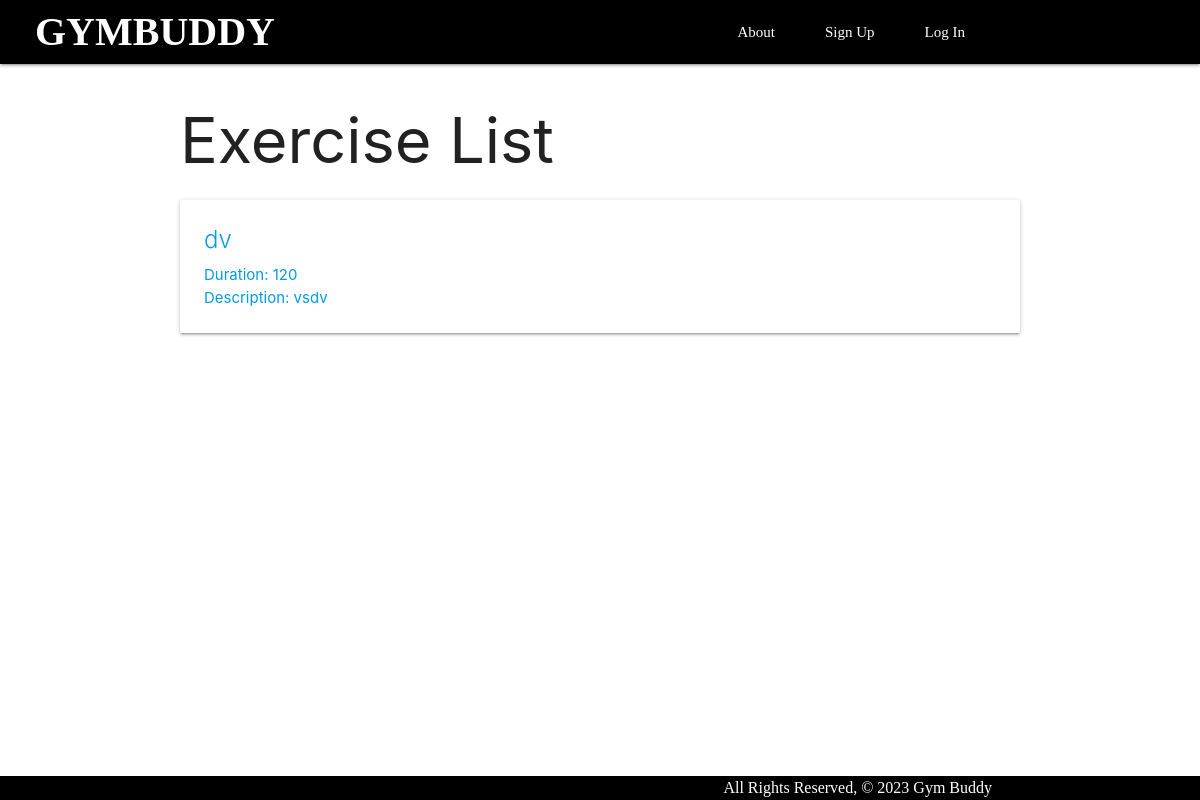
Page /exercises/ on the earlier database version.
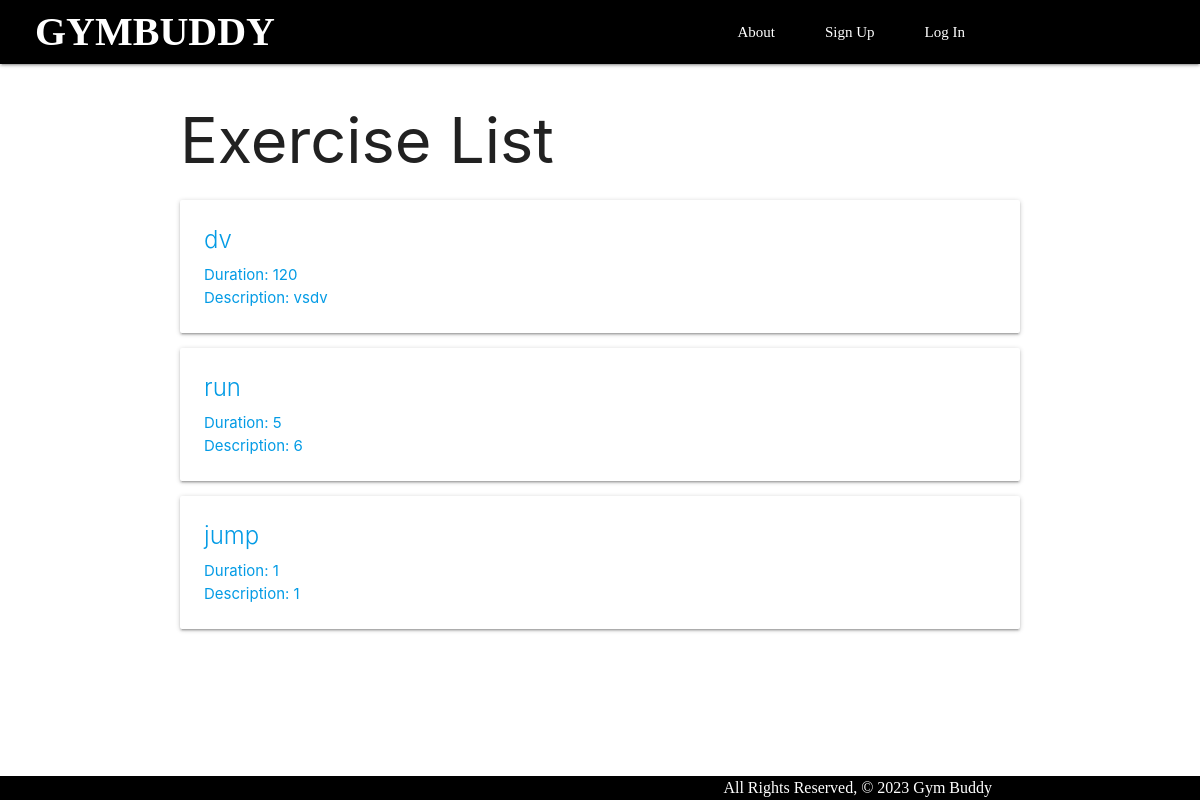
Same page on the later database version.
### main_app/models.py (models this page shows, shortened)
class Exercise(models.Model):
    TypeOfWorkout = models.CharField(max_length=100)
    duration = models.IntegerField()
    description = models.TextField(max_length=250)

### main_app/views.py (the view)
# urls.py: path('exercises/', views.ExerciseList.as_view(), name='exercises_index'),
class ExerciseList(ListView):
  model = Exercise

### main_app/templates/main_app/exercise_list.html (shortened to what this page needs)
{% extends 'base.html' %} {% block content %}
<h1>Exercise List</h1>
{% for exercise in exercise_list %}
<div class="card">
  <a href="{% url 'exercises_detail' exercise.id %}">
    <div class="card-content">
      <span class="card-title"> {{exercise.TypeOfWorkout}} </span>
      <p>Duration: {{exercise.duration}}</p>
      <p>Description: {{exercise.description}}</p>
    </div>
  </div>
{% endfor %} {% endblock %}

Differences in the rows shown:
added Exercise: TypeOfWorkout "run", duration "5", description "6"
added Exercise: TypeOfWorkout "jump", duration "1", description "1"
